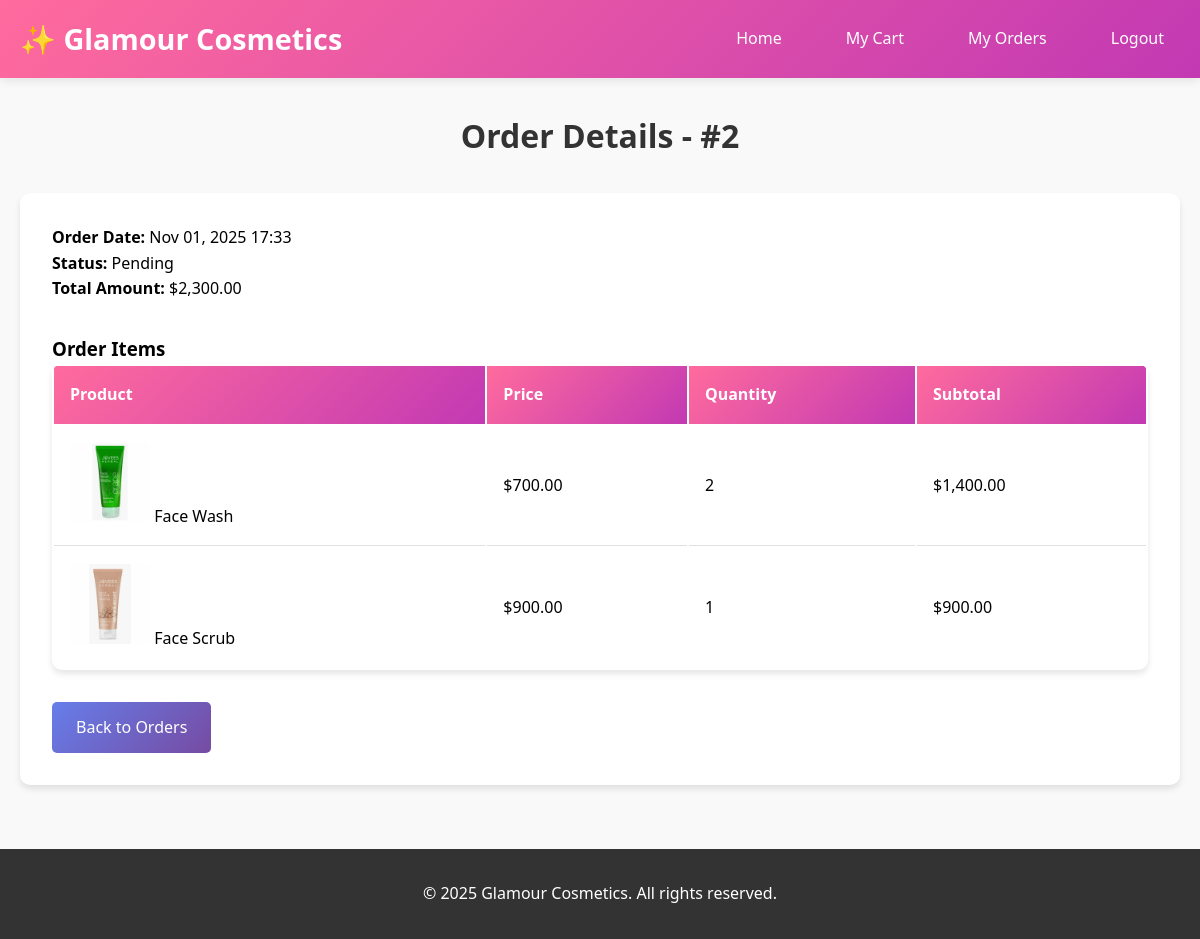
/order_details.php?id=2 (signed in), run on the app's committed database.
### tables this page shows
CREATE TABLE `orders` (
  `id` int(11) NOT NULL,
  `user_id` int(11) NOT NULL,
  `total_amount` decimal(10,2) NOT NULL,
  `status` varchar(50) DEFAULT 'pending',
  `order_date` timestamp NOT NULL DEFAULT current_timestamp()
);

CREATE TABLE `order_items` (
  `id` int(11) NOT NULL,
  `order_id` int(11) NOT NULL,
  `product_id` int(11) NOT NULL,
  `quantity` int(11) NOT NULL,
  `price` decimal(10,2) NOT NULL
);

CREATE TABLE `products` (
  `id` int(11) NOT NULL,
  `name` varchar(200) NOT NULL,
  `description` text DEFAULT NULL,
  `price` decimal(10,2) NOT NULL,
  `image` varchar(255) NOT NULL,
  `stock` int(11) DEFAULT 0,
  `category` varchar(50) DEFAULT NULL,
  `created_at` timestamp NOT NULL DEFAULT current_timestamp(),
  `updated_at` timestamp NOT NULL DEFAULT current_timestamp() ON UPDATE current_timestamp()
);

### order_details.php (the view, shortened to what this page needs)
<?php
require_once 'config.php';
$order_id = intval($_GET['id']);
$user_id = $_SESSION['user_id'];
$order_query = "SELECT * FROM orders WHERE id=$order_id AND user_id=$user_id";
$order_result = mysqli_query($conn, $order_query);
$order = mysqli_fetch_assoc($order_result);
$items_query = "SELECT oi.*, p.name, p.image FROM order_items oi
                JOIN products p ON oi.product_id = p.id
                WHERE oi.order_id=$order_id";
$items_result = mysqli_query($conn, $items_query);
?>
<!DOCTYPE html>
<html lang="en">
<head>
    <link rel="stylesheet" href="style.css">
</head>
<body>
    <header>
        <div class="header-container">
            <a href="index.php" class="logo">✨ Glamour Cosmetics</a>
            <nav>
                <ul>
                    <li><a href="index.php">Home</a></li>
                    <li><a href="cart.php">My Cart</a></li>
                    <li><a href="orders.php">My Orders</a></li>
                    <li><a href="logout.php">Logout</a></li>
                </ul>
            </nav>
        </div>
    </header>
    <div class="container">
        <h1 class="page-title">Order Details - #<?php echo $order_id; ?></h1>
        <div class="cart-container">
            <div style="margin-bottom: 2rem;">
                <p><strong>Order Date:</strong> <?php echo date('M d, Y H:i', strtotime($order['order_date'])); ?></p>
                <p><strong>Status:</strong> <?php echo ucfirst($order['status']); ?></p>
                <p><strong>Total Amount:</strong> $<?php echo number_format($order['total_amount'], 2); ?></p>
            </div>
            <h3>Order Items</h3>
            <table>
                <thead>
                    <tr>
                        <th>Product</th>
                        <th>Price</th>
                        <th>Quantity</th>
                        <th>Subtotal</th>
                    </tr>
                </thead>
                <tbody>
                    <?php while($item = mysqli_fetch_assoc($items_result)):
                        $subtotal = $item['price'] * $item['quantity'];
                    ?>
                        <tr>
                            <td>
                                <img src="uploads/<?php echo htmlspecialchars($item['image']); ?>"
                                     alt="<?php echo htmlspecialchars($item['name']); ?>"
                                     class="table-image">
                                <?php echo htmlspecialchars($item['name']); ?>
                            </td>
                            <td>$<?php echo number_format($item['price'], 2); ?></td>
                            <td><?php echo $item['quantity']; ?></td>
                            <td>$<?php echo number_format($subtotal, 2); ?></td>
                        </tr>
                    <?php endwhile; ?>
                </tbody>
            </table>
            <div style="margin-top: 2rem;">
                <a href="orders.php" class="btn btn-secondary">Back to Orders</a>
            </div>
        </div>
    </div>
    <footer>
        <p>&copy; 2025 Glamour Cosmetics. All rights reserved.</p>
    </footer>
</body>
</html>

### style.css (style rules this page uses)
* { margin: 0; padding: 0; box-sizing: border-box; }
body { font-family: 'Segoe UI', Tahoma, Geneva, Verdana, sans-serif; line-height: 1.6; background-color: #f9f9f9; }
header { background: linear-gradient(135deg, #ff6b9d 0%, #c239b3 100%); color: white; padding: 1rem 0; box-shadow: 0 2px 10px rgba(0,0,0,0.1); }
.header-container { max-width: 1200px; margin: 0 auto; padding: 0 20px; display: flex; justify-content: space-between; align-items: center; }
.logo { font-size: 1.8rem; font-weight: bold; text-decoration: none; color: white; }
nav ul { list-style: none; display: flex; gap: 2rem; }
nav a { color: white; text-decoration: none; padding: 0.5rem 1rem; border-radius: 5px; transition: background 0.3s; }
.container { max-width: 1200px; margin: 2rem auto; padding: 0 20px; }
.btn { display: inline-block; padding: 0.8rem 1.5rem; background: linear-gradient(135deg, #ff6b9d 0%, #c239b3 100%); color: white; text-decoration: none; border: none; border-radius: 5px; cursor: pointer; font-size: 1rem; transition: opacity 0.3s; }
.btn-secondary { background: linear-gradient(135deg, #667eea 0%, #764ba2 100%); }
table { width: 100%; background: white; border-radius: 10px; overflow: hidden; box-shadow: 0 4px 6px rgba(0,0,0,0.1); }
table th { background: linear-gradient(135deg, #ff6b9d 0%, #c239b3 100%); color: white; padding: 1rem; text-align: left; }
table td { padding: 1rem; border-bottom: 1px solid #e0e0e0; }
table tr:last-child td { border-bottom: none; }
.table-image { width: 80px; height: 80px; object-fit: cover; border-radius: 5px; }
.cart-container { background: white; padding: 2rem; border-radius: 10px; box-shadow: 0 4px 6px rgba(0,0,0,0.1); }
footer { background: #333; color: white; text-align: center; padding: 2rem 0; margin-top: 4rem; }
.page-title { font-size: 2rem; color: #333; margin-bottom: 2rem; text-align: center; }

### data on the page
orders: order_date "Nov 01, 2025 17:33", status "Pending", total_amount "2,300.00"
order_items: product.image (picture), product.name "Face Wash", price "700.00", quantity "2", subtotal "1,400.00"
order_items: product.image (picture), product.name "Face Scrub", price "900.00", quantity "1"

### other printed values
$order_id "2"
